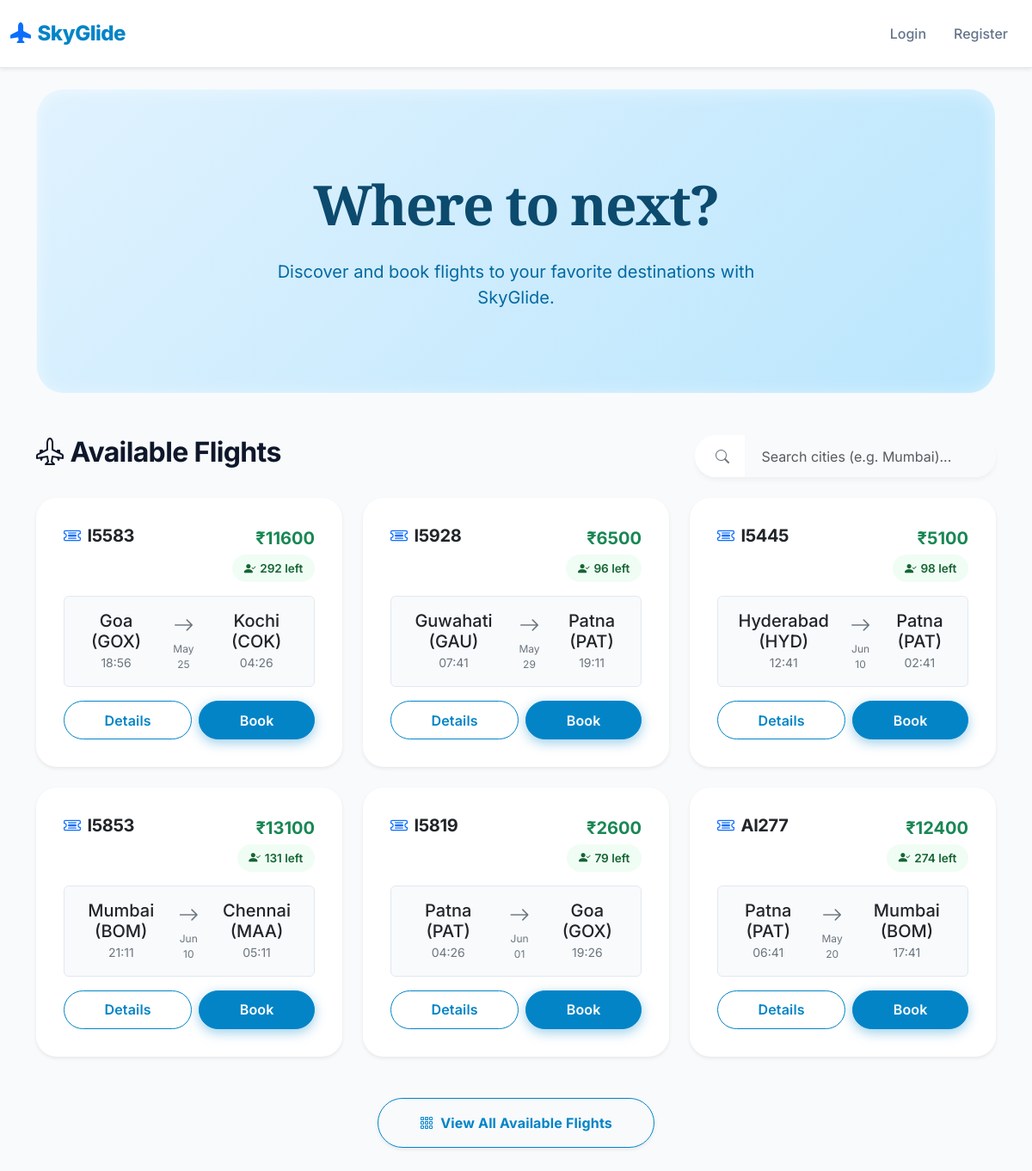
The page / on the database its author committed.
### reservation/models.py (models this page shows, shortened)
class Flight(models.Model):
    flight_number = models.CharField(max_length=10)
    origin = models.CharField(max_length=100)
    destination = models.CharField(max_length=100)
    departure_time = models.DateTimeField()
    arrival_time = models.DateTimeField()
    total_seats = models.PositiveIntegerField()
    available_seats = models.PositiveIntegerField(blank=True, null=True)
    price = models.DecimalField(max_digits=10, decimal_places=2, default=5000.00)

### reservation/views.py (the view)
# urls.py: 2. Add a URL to urlpatterns:  path('', views.home, name='home')
def home(request):
    flights = Flight.objects.all()[:6]
    return render(request, 'home.html', {'flights': flights})

### templates/home.html (shortened to what this page needs)
{% extends 'base.html' %}
{% block content %}
<div class="hero-section fade-in">
    <h1 class="serif-title">Where to next?</h1>
    <p>Discover and book flights to your favorite destinations with SkyGlide.</p>
</div>
<div class="d-flex justify-content-between align-items-center mb-4 fade-in delay-1">
    <h2><i class="bi bi-airplane-engines me-2"></i>Available Flights</h2>
    <div class="search-box" style="width: 350px;">
        <div class="input-group" style="box-shadow: 0 4px 6px -1px rgba(0,0,0,0.05); border-radius: 9999px; overflow: hidden;">
            <span class="input-group-text border-0 bg-white ps-4"><i class="bi bi-search text-secondary"></i></span>
            <input type="text" id="flightSearch" class="form-control border-0" placeholder="Search cities (e.g. Mumbai)..." style="box-shadow: none;">
        </div>
    </div>
</div>
<div class="row g-4 fade-in delay-2" id="flightList">
    {% for flight in flights %}
    <div class="col-md-6 col-lg-4 flight-item" data-destination="{{ flight.destination|lower }}" data-origin="{{ flight.origin|lower }}">
        <div class="card h-100 shadow-sm border-0">
            <div class="card-body d-flex flex-column">
                <div class="d-flex justify-content-between align-items-start mb-3">
                    <h5 class="card-title m-0"><i class="bi bi-ticket-detailed text-primary me-2"></i>{{ flight.flight_number }}</h5>
                    <div class="text-end">
                        <div class="fs-5 fw-bold text-success mb-1">₹{{ flight.price|floatformat:"0" }}</div>
                        <span class="flight-status"><i class="bi bi-person-check-fill"></i> {{ flight.available_seats }} left</span>
                    </div>
                </div>
                <div class="d-flex align-items-center justify-content-between mb-3 flight-info-box p-3 rounded">
                    <div class="text-center">
                        <div class="h5 m-0">{{ flight.origin }}</div>
                        <small class="text-secondary">{{ flight.departure_time|date:"H:i" }}</small>
                    </div>
                    <div class="text-center flex-grow-1 px-3">
                        <i class="bi bi-arrow-right text-secondary fs-4"></i>
                        <div class="text-secondary" style="font-size: 0.75rem;">{{ flight.departure_time|date:"M d" }}</div>
                    </div>
                    <div class="text-center">
                        <div class="h5 m-0">{{ flight.destination }}</div>
                        <small class="text-secondary">{{ flight.arrival_time|date:"H:i" }}</small>
                    </div>
                </div>
                <div class="mt-auto d-flex gap-2">
                    <a href="{% url 'flight_detail' flight.id %}" class="btn btn-outline-primary flex-grow-1">Details</a>
                    <a href="{% url 'book_flight' flight.id %}" class="btn btn-primary flex-grow-1">Book</a>
                </div>
            </div>
        </div>
    </div>
    {% empty %}
    <div class="col-12 text-center py-5">
        <i class="bi bi-airplane text-secondary" style="font-size: 3rem;"></i>
        <p class="mt-3 text-secondary">No flights currently available.</p>
    </div>
    {% endfor %}
</div>
<div class="text-center mt-5 mb-5 fade-in delay-3">
    <a href="{% url 'all_flights' %}" class="btn btn-outline-primary px-5 py-3 fw-bold rounded-pill shadow-sm">
        <i class="bi bi-grid-3x3-gap me-2"></i>View All Available Flights
    </a>
</div>
{% endblock %}

### templates/base.html (shortened to what this page needs)
<!DOCTYPE html>
<html>
<head>
    <link href="https://cdn.jsdelivr.net/npm/bootstrap@5.3.0/dist/css/bootstrap.min.css" rel="stylesheet">
    <link rel="stylesheet" href="https://cdn.jsdelivr.net/npm/bootstrap-icons@1.11.3/font/bootstrap-icons.min.css">
    {% load static %}
    <link href="{% static 'css/styles.css' %}" rel="stylesheet">
</head>
<body>
<nav class="navbar navbar-expand-lg navbar-light sticky-top shadow-sm">
    <div class="container-fluid">
        <a class="navbar-brand d-flex align-items-center" href="/">
            <i class="bi bi-airplane-fill text-primary me-2"></i>
            SkyGlide
        </a>
        <div class="collapse navbar-collapse" id="navbarNav">
            <ul class="navbar-nav ms-auto">
                {% if user.is_authenticated %}
                    <li class="nav-item"><a class="nav-link" href="{% url 'my_bookings' %}">My Bookings</a></li>
                    <li class="nav-item"><a class="nav-link" href="{% url 'logout' %}">Logout</a></li>
                {% else %}
                    <li class="nav-item"><a class="nav-link" href="{% url 'login' %}">Login</a></li>
                    <li class="nav-item"><a class="nav-link" href="{% url 'register' %}">Register</a></li>
                {% endif %}
            </ul>
        </div>
    </div>
</nav>
<div class="container mt-4">
    {% block content %}{% endblock %}
</div>
</body>
</html>

### static/css/styles.css (style rules this page uses)
:root { --bg-color: #f8fafc; --surface-color: #ffffff; --text-primary: #0f172a; --text-secondary: #64748b; --accent-color: #0284c7; --accent-hover: #0369a1; --border-color: #e2e8f0; --success-color: #10b981; --hero-gradient: linear-gradient(135deg, #e0f2fe 0%, #bae6fd 100%); }
body { font-family: 'Inter', sans-serif; background-color: var(--bg-color); color: var(--text-primary); -webkit-font-smoothing: antialiased; }
h1, h2, h3, h4, h5, h6 { font-weight: 700; color: var(--text-primary); letter-spacing: -0.02em; }
.serif-title { font-family: 'Playfair Display', serif; }
.navbar { background-color: rgba(255, 255, 255, 0.9) !important; backdrop-filter: blur(12px); -webkit-backdrop-filter: blur(12px); border-bottom: 1px solid var(--border-color); padding: 1rem 0; }
.navbar-brand { font-weight: 800; letter-spacing: -0.5px; color: var(--accent-color) !important; font-size: 1.5rem; }
.nav-link { color: var(--text-secondary) !important; font-weight: 500; transition: color 0.3s ease; padding: 0.5rem 1rem !important; }
.hero-section { padding: 6rem 2rem; text-align: center; background: var(--hero-gradient); margin-bottom: 3rem; border-radius: 2rem; box-shadow: inset 0 2px 20px rgba(255,255,255,0.5); border: 1px solid rgba(255,255,255,0.8); }
.hero-section h1 { font-size: 4rem; font-weight: 800; margin-bottom: 1.5rem; color: #0c4a6e; letter-spacing: -0.03em; }
.hero-section p { color: #0369a1; font-size: 1.25rem; max-width: 600px; margin: 0 auto; font-weight: 400; }
.card { background-color: var(--surface-color); border: 1px solid var(--border-color); border-radius: 1.5rem; overflow: hidden; transition: transform 0.3s cubic-bezier(0.4, 0, 0.2, 1), box-shadow 0.3s cubic-bezier(0.4, 0, 0.2, 1); box-shadow: 0 4px 6px -1px rgba(0, 0, 0, 0.05), 0 2px 4px -1px rgba(0, 0, 0, 0.03); }
.card-body { padding: 2rem; }
.btn { border-radius: 9999px; font-weight: 600; padding: 0.6rem 1.5rem; transition: all 0.2s ease; letter-spacing: 0.01em; }
.btn-primary { background-color: var(--accent-color); border-color: var(--accent-color); color: white; box-shadow: 0 4px 14px 0 rgba(2, 132, 199, 0.39); }
.btn-outline-primary { color: var(--accent-color); border-color: var(--accent-color); }
.form-control, .input-group-text { background-color: var(--bg-color); border: 1px solid var(--border-color); color: var(--text-primary); border-radius: 1rem; padding: 0.8rem 1.2rem; font-size: 1rem; }
.flight-info-box { background-color: var(--bg-color); border: 1px solid var(--border-color); border-radius: 1rem; padding: 1.5rem; }
.flight-status { background: #f0fdf4; color: #166534; padding: 0.35rem 0.85rem; border-radius: 9999px; font-size: 0.85rem; font-weight: 600; display: inline-flex; align-items: center; gap: 0.3rem; }
.fade-in { animation: fadeIn 0.6s cubic-bezier(0.16, 1, 0.3, 1) forwards; }
.delay-1 { animation-delay: 0.1s; }
.delay-2 { animation-delay: 0.2s; }
.delay-3 { animation-delay: 0.3s; }

### rows shown on the page
Flight: flight_number "I5583", price "11600", available_seats "292", origin "Goa (GOX)", departure_time "18:56", departure_time "May 25", destination "Kochi (COK)", arrival_time "04:26"
Flight: flight_number "I5928", price "6500", available_seats "96", origin "Guwahati (GAU)", departure_time "07:41", departure_time "May 29", destination "Patna (PAT)", arrival_time "19:11"
Flight: flight_number "I5445", price "5100", available_seats "98", origin "Hyderabad (HYD)", departure_time "12:41", departure_time "Jun 10", destination "Patna (PAT)", arrival_time "02:41"
Flight: flight_number "I5853", price "13100", available_seats "131", origin "Mumbai (BOM)", departure_time "21:11", departure_time "Jun 10", destination "Chennai (MAA)", arrival_time "05:11"
Flight: flight_number "I5819", price "2600", available_seats "79", origin "Patna (PAT)", departure_time "04:26", departure_time "Jun 01", destination "Goa (GOX)", arrival_time "19:26"
Flight: flight_number "AI277", price "12400", available_seats "274", origin "Patna (PAT)", departure_time "06:41", departure_time "May 20", destination "Mumbai (BOM)", arrival_time "17:41"
